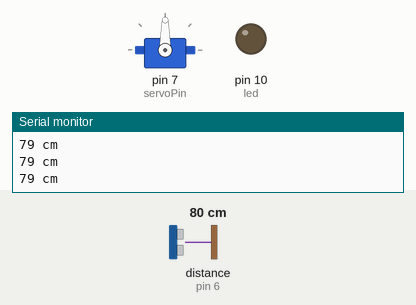
Bench run of a sketch on a simulated Arduino Uno, built with avr-gcc and run on an emulated ATmega328P. Shown: servo, output pins drawn as LEDs (lit = HIGH), the last lines printed to the serial monitor. Wiring (inferred from the names in the program): ultrasonic range finder: trigger pin 5; echo pin 6. Inputs (shaded band) come from the test bench; at power-on: distance to the obstacle (sensor on pin 6) 80 cm. The echo pulse lasts 58.3 µs per cm; pins used as bus, display or sensor lines are not drawn.

Above: at 1.2 s.
1.3 s: distance to the obstacle (sensor on pin 6) set to 53 cm
2.8 s: distance to the obstacle (sensor on pin 6) set to 47 cm
At 3.6 s:
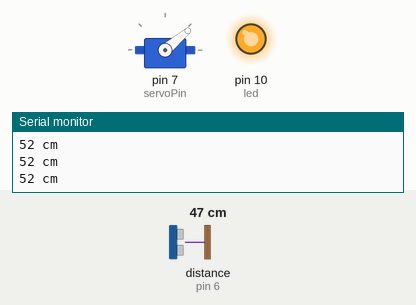
At 7.2 s:
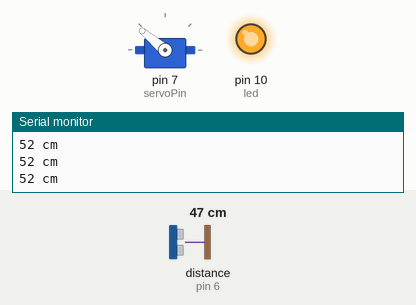
Timing chart, 0 to 10.6 s (numbered marks = the images above; inputs shaded):
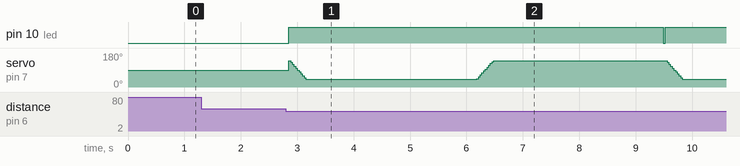

Measured:
- the behaviour switches between 51 and 50 cm on distance to the obstacle (sensor on pin 6) (found by bisection; images 0 and 1)
- after the input at 2.8 s, pin 10 (led): LOW → HIGH after 0.05 s, → LOW 6.6 s later, → HIGH 0.04 s later

The sketch:

Arduino.ino
```cpp
#include <Servo.h>

Servo myservo;
int trigPin = 5;
int echoPin = 6;
int servoPin = 7;
int led = 10;
long duration, dist, average;
long aver[3];
int pos = 140;

void setup() {
  Serial.begin(9600);
  myservo.attach(servoPin);
  pinMode(trigPin, OUTPUT);
  pinMode(echoPin, INPUT);
  pinMode(led, OUTPUT);
  digitalWrite(led, LOW);
}

void measure() {
  digitalWrite(trigPin, LOW);
  delayMicroseconds(5);
  digitalWrite(trigPin, HIGH);
  delayMicroseconds(15);
  digitalWrite(trigPin, LOW);
  duration = pulseIn(echoPin, HIGH);
  dist = (duration / 2) / 29.1;
}

void moveServo() {
  for (pos = 140; pos >= 40; pos -= 5) {
    myservo.write(pos);
    delay(15);
  }
  delay(3000);
  for (pos = 40; pos <= 140; pos += 5) {
    myservo.write(pos);
    delay(15);
  }
  delay(3000);
}

void loop() {
  for (int i = 0; i <= 2; i++) {
    measure();
    aver[i] = dist;
    delay(10);
  }
  dist = (aver[0] + aver[1] + aver[2]) / 3;

  if (dist < 50) {
    digitalWrite(led, HIGH); // Indicate servo movement
    moveServo();
    digitalWrite(led, LOW);
  }

  Serial.print(dist);
  Serial.println(" cm"); // Better readability in the serial output
}
```
